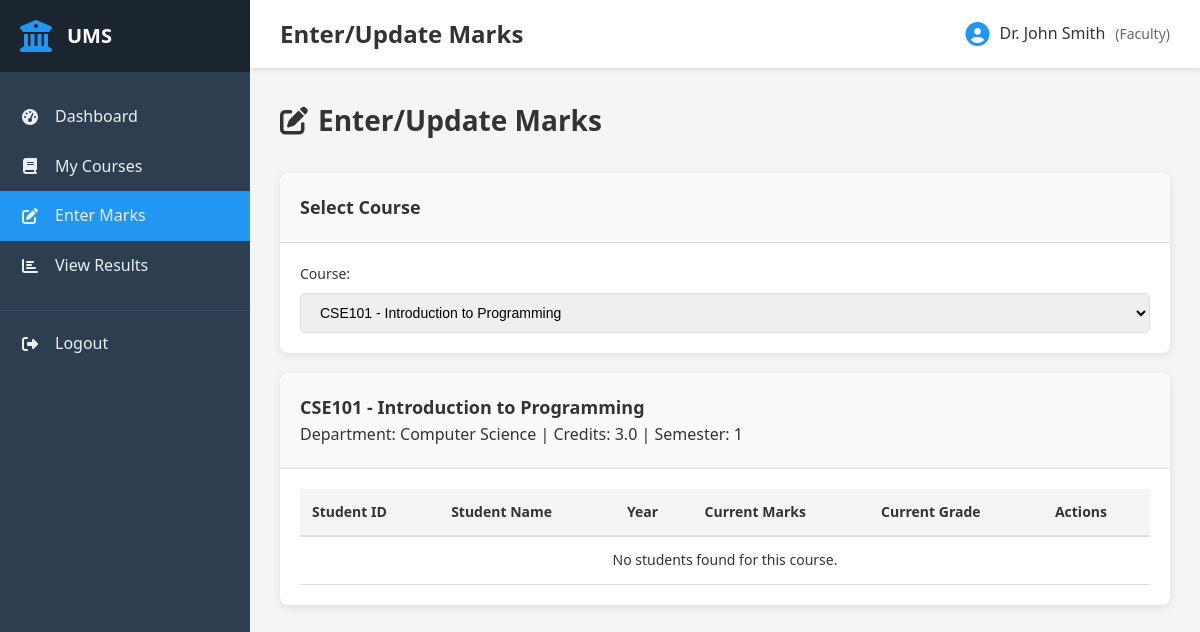
Screenshot of /faculty/enter-marks.php?course_id=1 (signed in) with the database file from the repository.
### tables this page shows
CREATE TABLE courses (
    id INT AUTO_INCREMENT PRIMARY KEY,
    course_code VARCHAR(20) NOT NULL UNIQUE,
    course_name VARCHAR(150) NOT NULL,
    credit DECIMAL(3,1) NOT NULL,
    department_id INT,
    semester INT NOT NULL,
    created_at TIMESTAMP DEFAULT CURRENT_TIMESTAMP,
    FOREIGN KEY (department_id) REFERENCES departments(id) ON DELETE SET NULL
);

CREATE TABLE departments (
    id INT AUTO_INCREMENT PRIMARY KEY,
    name VARCHAR(100) NOT NULL,
    code VARCHAR(10) NOT NULL UNIQUE,
    created_at TIMESTAMP DEFAULT CURRENT_TIMESTAMP
);

### includes/functions.php (called while the page is built, shortened)
<?php
function clean($data) {
    return htmlspecialchars($data, ENT_QUOTES, 'UTF-8');
}
?>

### faculty/enter-marks.php (the view, shortened to what this page needs)
<?php
require_once __DIR__ . '/../includes/functions.php';
$stmt = $conn->prepare("SELECT * FROM faculty WHERE user_id = ?");
$stmt->bind_param("i", $_SESSION['user_id']);
$stmt->execute();
$result = $stmt->get_result();
$faculty_info = $result->fetch_assoc();
$faculty_id = $faculty_info['id'];
$selected_course = null;
$students = null;
if (isset($_GET['course_id'])) {
    $course_id = $_GET['course_id'];
    $stmt = $conn->prepare("
        SELECT c.*, d.name as dept_name
        FROM courses c
        JOIN faculty_courses fc ON c.id = fc.course_id
        LEFT JOIN departments d ON c.department_id = d.id
        WHERE c.id = ? AND fc.faculty_id = ?
    ");
    $stmt->bind_param("ii", $course_id, $faculty_id);
    $stmt->execute();
    $result = $stmt->get_result();
    $selected_course = $result->fetch_assoc();
    if ($selected_course) {
        $stmt = $conn->prepare("
            SELECT s.*,
                   r.marks, r.grade, r.grade_point, r.id as result_id, r.semester as result_semester, r.academic_year
            FROM students s
            LEFT JOIN results r ON s.id = r.student_id AND r.course_id = ?
            WHERE s.semester = ? AND s.department_id = ?
            ORDER BY s.student_id
        ");
        $stmt->bind_param("iii", $course_id, $selected_course['semester'], $selected_course['department_id']);
        $stmt->execute();
        $students = $stmt->get_result();
    }
}
$stmt = $conn->prepare("
    SELECT c.*, d.name as dept_name
    FROM courses c
    JOIN faculty_courses fc ON c.id = fc.course_id
    LEFT JOIN departments d ON c.department_id = d.id
    WHERE fc.faculty_id = ?
    ORDER BY c.course_code
");
$stmt->bind_param("i", $faculty_id);
$stmt->execute();
$courses = $stmt->get_result();
include __DIR__ . '/../includes/header.php';
?>
<div class="page-header">
    <h2><i class="fas fa-edit"></i> Enter/Update Marks</h2>
</div>
<div class="content-card">
    <div class="card-header">
        <h3>Select Course</h3>
    </div>
    <div class="card-body">
        <form method="GET" class="form-inline">
            <div class="form-group">
                <label>Course:</label>
                <select name="course_id" class="form-control" onchange="this.form.submit()">
                    <?php while ($course = $courses->fetch_assoc()): ?>
                    <option value="<?php echo $course['id']; ?>" <?php echo (isset($_GET['course_id']) && $_GET['course_id'] == $course['id']) ? 'selected' : ''; ?>>
                        <?php echo clean($course['course_code'] . ' - ' . $course['course_name']); ?>
                    </option>
                    <?php endwhile; ?>
                </select>
            </div>
        </form>
    </div>
</div>
<?php if ($selected_course): ?>
<div class="content-card">
    <div class="card-header">
        <h3><?php echo clean($selected_course['course_code'] . ' - ' . $selected_course['course_name']); ?></h3>
        <p>Department: <?php echo clean($selected_course['dept_name']); ?> | Credits: <?php echo $selected_course['credit']; ?> | Semester: <?php echo $selected_course['semester']; ?></p>
    </div>
    <div class="card-body">
        <div class="table-responsive">
            <table class="data-table">
                <thead>
                    <tr>
                        <th>Student ID</th>
                        <th>Student Name</th>
                        <th>Year</th>
                        <th>Current Marks</th>
                        <th>Current Grade</th>
                        <th>Actions</th>
                    </tr>
                </thead>
                <tbody>
                    <?php if ($students && $students->num_rows > 0): ?>
                        <?php while ($student = $students->fetch_assoc()): ?>
                        <tr>
                            <td><?php echo clean($student['student_id']); ?></td>
                            <td><?php echo clean($student['name']); ?></td>
                            <td><?php echo $student['year']; ?></td>
                            <td>
                                <?php if ($student['marks'] !== null): ?>
                                    <?php echo $student['marks']; ?>
                                <?php else: ?>
                                    <span class="text-muted">Not entered</span>
                                <?php endif; ?>
                            </td>
                            <td>
                                <?php if ($student['grade']): ?>
                                    <span class="badge badge-<?php echo $student['grade'] == 'F' ? 'danger' : 'success'; ?>">
                                        <?php echo clean($student['grade']); ?>
                                    </span>
                                <?php else: ?>
                                    <span class="text-muted">-</span>
                                <?php endif; ?>
                            </td>
                            <td>
                                <button onclick="openMarksModal(<?php echo $student['id']; ?>, '<?php echo clean($student['student_id']); ?>', '<?php echo clean($student['name']); ?>', <?php echo $student['marks'] ?? 0; ?>, <?php echo $student['semester']; ?>, '<?php echo $student['academic_year'] ?? date('Y') . '-' . (date('Y')+1); ?>')" class="btn btn-sm btn-primary">
                                    <i class="fas fa-edit"></i> <?php echo $student['marks'] !== null ? 'Update' : 'Enter'; ?> Marks
                                </button>
                            </td>
                        </tr>
                        <?php endwhile; ?>
                    <?php else: ?>
                        <tr>
                            <td colspan="6" style="text-align: center;">No students found for this course.</td>
                        </tr>
                    <?php endif; ?>
                </tbody>
            </table>
        </div>
    </div>
</div>
<?php endif; ?>
<?php include __DIR__ . '/../includes/footer.php'; ?>

### assets/css/style.css (style rules this page uses)
* { margin: 0; padding: 0; box-sizing: border-box; }
:root { --primary-color: #2196F3; --secondary-color: #1976D2; --success-color: #4CAF50; --danger-color: #f44336; --warning-color: #FF9800; --info-color: #00BCD4; --dark-color: #333; --light-color: #f5f5f5; --border-color: #ddd; --sidebar-width: 250px; }
body { font-family: 'Segoe UI', Tahoma, Geneva, Verdana, sans-serif; background: #f5f5f5; color: #333; line-height: 1.6; }
.content-card { background: white; border-radius: 8px; box-shadow: 0 2px 10px rgba(0,0,0,0.1); margin-bottom: 20px; overflow: hidden; }
.card-header { padding: 20px; border-bottom: 1px solid var(--border-color); background: #fafafa; }
.card-header h3 { font-size: 18px; font-weight: 600; color: var(--dark-color); display: flex; align-items: center; gap: 10px; }
.card-body { padding: 20px; }
.table-responsive { overflow-x: auto; }
.data-table { width: 100%; border-collapse: collapse; font-size: 14px; }
.data-table thead { background: #f5f5f5; }
.data-table th { padding: 12px; text-align: left; font-weight: 600; color: var(--dark-color); border-bottom: 2px solid var(--border-color); }
.data-table td { padding: 12px; border-bottom: 1px solid var(--border-color); }
.form-group { display: flex; flex-direction: column; gap: 8px; }
.form-group label { font-weight: 500; color: var(--dark-color); font-size: 14px; }
.form-control { padding: 10px 15px; border: 1px solid var(--border-color); border-radius: 5px; font-size: 14px; transition: border-color 0.3s ease; }
.form-inline { display: flex; align-items: flex-end; gap: 15px; flex-wrap: wrap; }
.form-inline .form-group { flex: 1; min-width: 200px; }
.page-header { display: flex; justify-content: space-between; align-items: center; margin-bottom: 30px; }
.page-header h2 { font-size: 28px; color: var(--dark-color); display: flex; align-items: center; gap: 10px; }

### rows the page displays
courses: course_code+course_name "CSE101 - Introduction to Programming", credit "3.0", semester "1"
departments: name "Computer Science"

### other values shown
$page_title "Enter/Update Marks"
$_SESSION['name'] "Dr. John Smith"
$_SESSION['role'] "Faculty"
form field course_id "CSE101 - Introduction to Programming"
